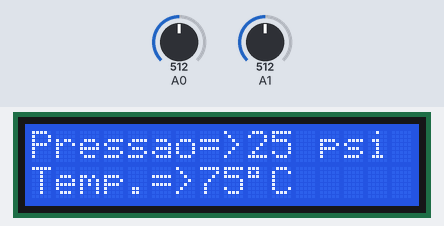
The sketch below on a simulated Arduino Uno, built with avr-gcc and run on an emulated ATmega328P. Parts: 16×2 character LCD. The test bench sets the inputs (shaded band); at power-on: A0 = 512, A1 = 512.

Above: at 1.2 s.
1.3 s: A0 set to 716
At 2.5 s:
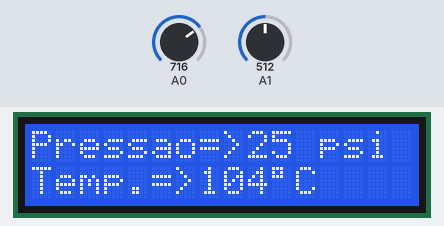
2.8 s: A1 set to 716
At 4.0 s:
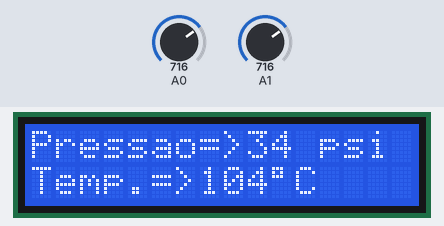
4.3 s: A0 set to 900
At 5.2 s:
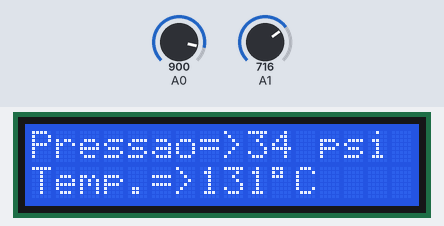
5.8 s: A1 set to 900
At 6.3 s:
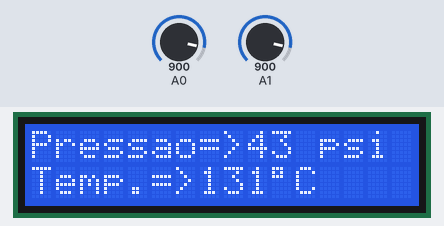
7.3 s: A0 set to 1023
At 7.8 s:
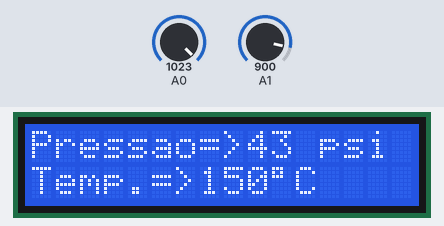
8.9 s: A1 set to 1023
At 10.4 s:
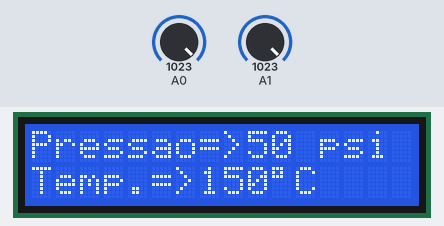
Timing chart, 0 to 11.4 s (numbered marks = the images above; inputs shaded):
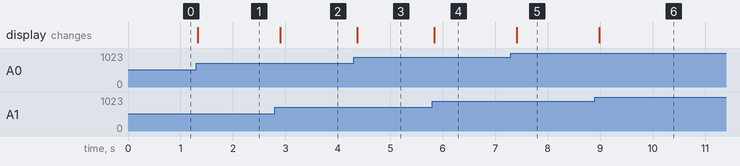

Measured:
- after the input at 1.3 s, the display: changes at once (image 1)
- after the input at 2.8 s, the display: changes after 0.10 s (image 2)
- after the input at 4.3 s, the display: changes after 0.07 s (image 3)
- after the input at 5.8 s, the display: changes at once (image 4)
- after the input at 7.3 s, the display: changes after 0.11 s (image 5)
- after the input at 8.9 s, the display: changes after 0.08 s (image 6)

The sketch:

Ex.2.ino
```cpp
#include <LiquidCrystal.h>
LiquidCrystal lcd (7,6,5,4,3,2);

byte symbGRAUS[8] = {
  B11100,
  B10100,
  B11100,
  B00000,
  B00000,
  B00000,
  B00000,
  B00000
};
void setup() {
  lcd.begin (16,2);
  lcd.createChar (1,symbGRAUS);
}
void loop() {
 int pot= analogRead (0);
 int potb= analogRead (1);
 int temp= map (pot,0,1023,0,150);
 int pres= map (potb,0,1023,0,50);
 lcd.setCursor (0,1);
 lcd.print ("Temp.=>");
 lcd.print (temp);
 lcd.write (1);
 lcd.print ("C");
 lcd.print ("  ");
 lcd.setCursor (0,0);
 lcd.print ("Pressao=>");
 lcd.print (pres);
 lcd.print (" psi");
 lcd.print ("  ");
 delay (100);
}
```
